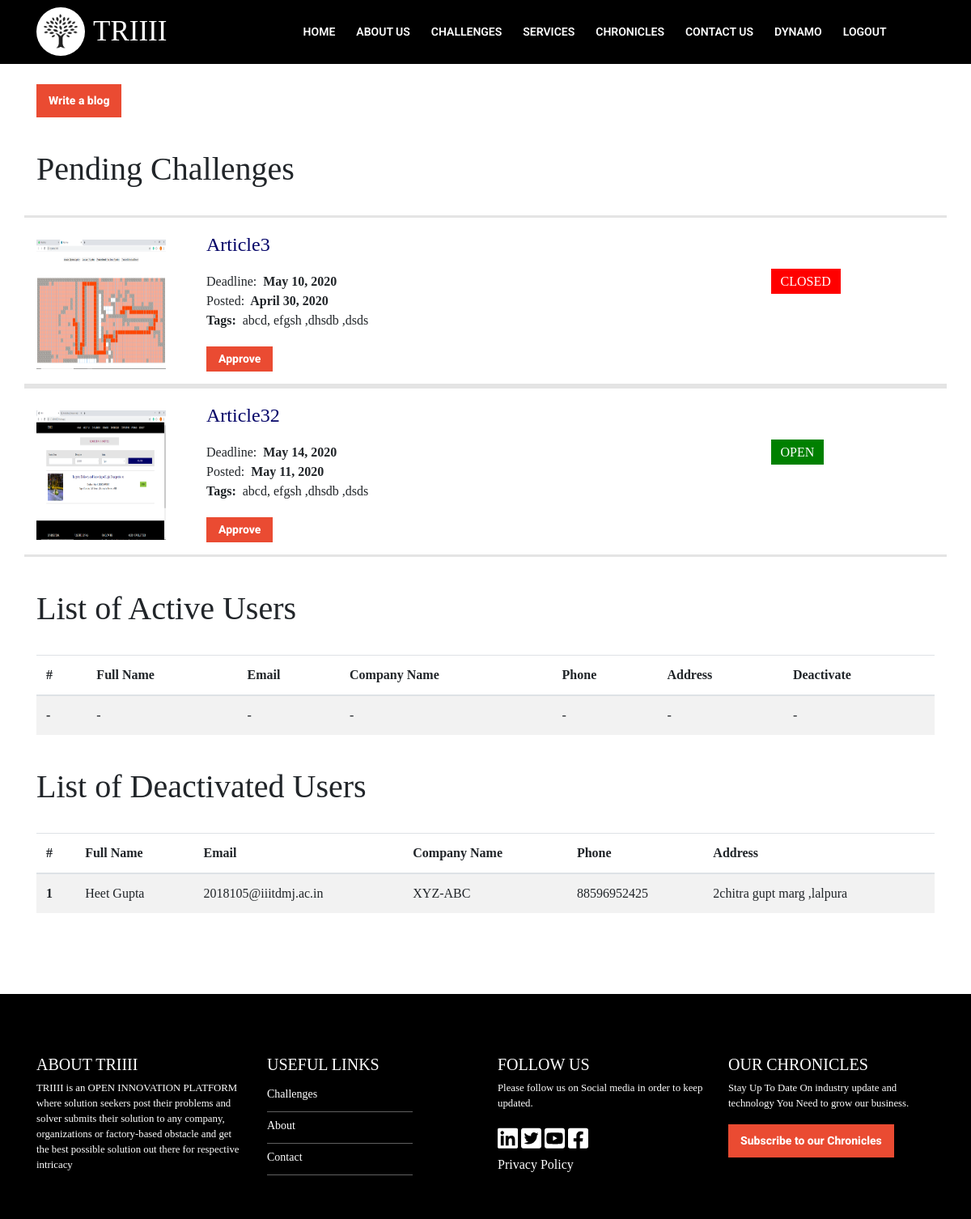
The app's page /realms786admin/ (signed in) with its own data.
### accounts/models.py (models this page shows, shortened)
class User(PermissionsMixin,AbstractBaseUser):
    email = models.EmailField(
        verbose_name='email address',
        max_length=255,
        unique=True,
    )
    username = models.CharField(max_length=250,unique=True)
    signup_time = models.DateTimeField(auto_now_add=True,blank=True,null=True)
    is_active = models.BooleanField(default=True)
    is_staff = models.BooleanField(default=False) # a admin user; non super-user
    is_admin = models.BooleanField(default=False) # a superuser
    is_employee = models.BooleanField(default=False)
    USERNAME_FIELD = 'email'
    REQUIRED_FIELDS = ['username',] # Email & Password are required by default.
    objects = UserManager()

class Profile(models.Model):
    user_id = models.OneToOneField(User,on_delete=models.CASCADE,related_name="UserProfile")
    full_name = models.CharField(max_length=1000)
    company_name = models.CharField(max_length=1000)
    address = models.TextField()
    phone_number = models.CharField(max_length=12)
    area_of_expertise = models.CharField(max_length=100,choices=Constants.EXPERTISE,default='Other')
    avatar = models.ImageField()

### hostChallenge/models.py (models this page shows, shortened)
class Challenges(models.Model):
    title = models.CharField(max_length=1000)
    category = models.CharField(max_length=500,choices=Constants.CATEGORY)
    summary = models.TextField()
    description = models.TextField()
    image = models.ImageField(blank=True,null=True)
    file1 = models.ImageField(blank=True,null=True)
    file2 = models.ImageField(blank=True,null=True)
    file3 = models.ImageField(blank=True,null=True)
    file4 = models.FileField(blank=True,null=True)
    date_posted = models.DateField(auto_now_add=True)
    approved = models.BooleanField(default=False)
    tags = models.CharField(max_length=2500,default="")
    deadline = models.DateField(default=timezone.now)
    status = models.CharField(max_length=100,default="OPEN")
    slug = models.SlugField()
    class Meta:
        unique_together = ('title','date_posted')

### hostChallenge/views.py (the view, shortened to what this page needs)
# urls.py: path('realms786admin/',adminPage,name="AdminPage"),
@login_required
def adminPage(request):
    if request.user.is_admin:
        chs = Challenges.objects.filter(approved=False)
        users = Profile.objects.all().filter(user_id__is_active = True).exclude(user_id = request.user)
        dusers = Profile.objects.all().filter(user_id__is_active = False)
        return render(request,'admin.html',{'chs':chs,'users':users,'dusers':dusers})
    return HttpResponseRedirect('/')

### hostChallenge/templates/admin.html (shortened to what this page needs)
{% extends "base.html" %}
{% load static %}
{% block content %}
    <div class="container">
        <button class="TriiiiBtn btn btn-primary" style="margin-top:25px !important;" id="subscribeSubmit" data-toggle="modal" data-target="#blogModal" >Write a blog</button>
        <div class="row" style="margin:40px 0px 25px 0px;">
            <h1 >Pending Challenges</h1>
        </div>
        {% for cha in chs %}
            <div class="ch row">
                <div class="col-md-2">
                    <img width="160px" height="160px" style="margin-top:12px;" src="/media/{{cha.image}}" />
                </div>
                <div class="col-md-10" style="padding-left:35px;">
                    <div class="row">
                        <div class="col-md-9 challenge-details-column">
                            <div class="challenge-name inno-dark-blue-text media-center">
                            <a class="chead" href="{% url 'ChallengeDetail' slug=cha.slug %}">
                                <p >{{cha.title}}</p>
                            </a>
                            </div>
                        </div>
                    </div>
                    <div class="row">
                        <div class="col-md-9">
                            <div class="byline media-center">Deadline:&nbsp;<strong> {{cha.deadline}} </strong></div>
                            <div class="byline media-center">Posted:&nbsp;<strong> {{cha.date_posted}} </strong></div>
                        </div>
                        <div class="col-md-3 stt" >
                            {% if cha.status == "CLOSED" %}
                                <div class="right media-center" ><span class="status" style="background-color:red;"> {{cha.status}} </span></div>
                            {% else %}
                                <div class="right media-center"><span class="status"> {{cha.status}} </span></div>
                            {% endif %}
                        </div>
                    </div>
                    <div class="row">
                        <div class="col-md-9">
                            <div class="challenge-tags media-center">
                                <span class="label tags-title"><b>Tags:&nbsp;</b></span>
                                <span class="tags-title " title="Chemistry"> {{cha.tags}} </span>
                            </div>
                        </div>
                        <div class="col-md-3"></div>
                    </div>
                    <div class="row">
                        <div class="col-md-9">
                            <div class="challenge-tags media-center">
                                <form method="POST" >{% csrf_token %}
                                    <button type="submit" class="approveBtn">Approve</button>
                                </form>
                            </div>
                        </div>
                    </div>
                </div>
            </div>
        {% endfor %}
        <div class="row" style="margin:40px 0px 25px 0px;">
            <h1 >List of Active Users</h1>
        </div>
        <table class="table table-striped">
        <thead>
            <tr>
                <th scope="col">#</th>
                <th scope="col">Full Name</th>
                <th scope="col">Email</th>
                <th scope="col">Company Name</th>
                <th scope="col">Phone</th>
                <th scope="col">Address</th>
                <th scope="col">Deactivate</th>
            </tr>
        </thead>
        <tbody>
        {% if users %}
        {% for i in users %}
            <tr>
            <th scope="row">{{forloop.counter}}</th>
            <td>{{i.full_name}}</td>
            <td>{{i.user_id.email}}</td>
            <td>{{i.company_name}}</td>
            <td>{{i.phone_number}}</td>
            <td>{{i.address}}</td>
            <td>
                <form method='POST'>{% csrf_token %}
                    <input type="text" hidden value="{{i.user_id.email}}" name="rmemail" />
                    <button style="margin-top:0px;" class="approveBtn" >Deactivate</button>
                </form>
            </td>
            </tr>
        {% endfor %}
        {% else %}
            <tr>
            <th scope="row">-</th>
            <td>-</td>
            <td>-</td>
            <td>-</td>
            <td>-</td>
            <td>-</td>
            <td>-</td>
            </tr>
        {% endif %}
        </tbody>
    </table>
    <div class="row" style="margin:40px 0px 25px 0px;">
            <h1 >List of Deactivated Users</h1>
        </div>
        <table class="table table-striped">
        <thead>
            <tr>
                <th scope="col">#</th>
                <th scope="col">Full Name</th>
                <th scope="col">Email</th>
                <th scope="col">Company Name</th>
                <th scope="col">Phone</th>
                <th scope="col">Address</th>
            </tr>
        </thead>
        <tbody>
        {% if dusers %}
        {% for i in dusers %}
            <tr>
            <th scope="row">{{forloop.counter}}</th>
            <td>{{i.full_name}}</td>
            <td>{{i.user_id.email}}</td>
            <td>{{i.company_name}}</td>
            <td>{{i.phone_number}}</td>
            <td>{{i.address}}</td>
            </tr>
        {% endfor %}
        {% endif %}
        </tbody>
    </table>
    </div>
{% endblock %}

### accounts/templates/base.html (shortened to what this page needs)
{% load static %}
<!DOCTYPE html>
<html lang="en" dir="ltr">
  <head>
    <link rel="stylesheet" href="https://stackpath.bootstrapcdn.com/bootstrap/4.3.1/css/bootstrap.min.css">
    <link rel="stylesheet" src="{% static 'css/landing.css' %}"></link>
  </head>
<body>
<div class="bannerVideoWrapper">
    <nav class="navbar navbar-expand-lg navbar-dark">
        <div class="container pos-f-t headerNavbar clearfix">
        <a style="text-decoration:none;color:white;" href="{% url 'landingPage' %}" >
            <img style="width:60px;height:auto;color:white;background-color:white;border-radius:50%;padding:8px;display:grid !important;" src="{% static 'images/logo.png' %}" />
        </a>
        <a style="text-decoration:none;color:white;" href="{% url 'landingPage' %}" >
            <span class="navbar-brand" style="color:white;margin-left:10px;font-size:35px !important;">TRIIII</span>
        </a>
        <div class="collapse navbar-collapse" id="navbarSupportedContent">
            <ul class="navbar-nav mr-auto">
                <li class="nav-item active">
                    <a class="nav-link one home-link" href="{% url 'landingPage' %}">Home </a>
                </li>
                <li class="nav-item">
                    <a class="nav-link abtus-link" href="{% url 'AboutPage' %}">About Us</a>
                </li>
                <li class="nav-item">
                    <a class="nav-link challenges-link" href="{% url 'ChallengesPage' %}">Challenges</a>
                </li>
                <li class="nav-item">
                    <a class="nav-link services-link" href="{% url 'ServicePage' %}">Services</a>
                </li>
                <li class="nav-item">
                    <a class="nav-link chronicles-link" href="{% url 'BlogPage' %}">Chronicles</a>
                </li>
                <li class="nav-item">
                    <a class="nav-link cntus-link" href="{% url 'ContactUS' %}">Contact Us</a>
                </li>
                {% if user.is_authenticated %}
                <li class="nav-item">
                    <a class="nav-link ppage-link" href="{% url 'ProfilePage' %}" >{{user.username}} </a>
                </li>
                <li class="nav-item">
                    <a class="nav-link logout-link" href="{% url 'logoutpage' %}" >Logout </a>
                </li>
                {% else %}
                <li class="nav-item">
                    <a class="nav-link" > <a class="navvvlink login-link" href="{% url 'loginpage' %}" >Login</a> | <a class="navvvlink signup-link" href="{% url 'signuppage' %}" >SignUp</a> </a>
                </li>
                {% endif %}
            </ul>
        </div>
        </div>
    </nav>
</div>
    {% block content %}
    {% endblock %}
    <footer>
        <div class="pageFooter">
            <div class="container">
                <div class="row">
                    <div class="col-sm-3" style="margin-top:15px">
                        <h5>ABOUT TRIIII</h5>
                        <p style="font-size:0.8em" > TRIIII is  an OPEN INNOVATION PLATFORM where solution seekers post their problems and  solver submits their solution to any company, organizations or factory-based obstacle and get the best possible solution out there for  respective intricacy</p>
                    </div>
                    <div class="col-sm-3" style="margin-top:15px">
                        <h5>USEFUL LINKS</h5>
                        <ul class="footerLinkText colOne-links float-left">
                            <li><a class="ftlink" href="{% url 'ChallengesPage' %}">Challenges</a></li>
                            <li><a class="ftlink" href="{% url 'AboutPage' %}">About</a></li>
                            <li><a class="ftlink" href="{% url 'ContactUS' %}">Contact</a></li>
                        </ul>
                    </div>
                    <div class="col-sm-3" style="margin-top:15px">
                        <h5>FOLLOW US</h5>
                        <p style="font-size:0.8em;">Please follow us on Social media in order to keep updated.</p>
                        <ul class="contactUs" style="margin-bottom:10px;" >
                            <li class="iconLIst">
                            <a href="https://www.linkedin.com/in/triii-organization-3127181a7/" target="_blank" class="socialMediaIcon linkedIn">
                            </a>
                            <a href="https://twitter.com/TRIII18606543" target="_blank" class="socialMediaIcon">
                            </a>
                            <a href="https://twitter.com/TRIII18606543" target="_blank" class="socialMediaIcon">
                            </a>
                            <a href="https://www.facebook.com/Triiii-103268261238590" target="_blank" class="socialMediaIcon">
                            </a>
                            </li>
                        </ul>
                        <a class="ppolicy" href="{% url 'PrivacyPolicy' %}" target="_blank">Privacy Policy</a>
                    </div>
                    <div class="col-sm-3" style="margin-top:15px">
                        <h5>OUR CHRONICLES</h5>
                        <p style="font-size:0.8em;margin-right:0px !important;" >Stay Up To Date On industry update and technology You Need to grow our business.</p >
                        <button class="SubsBtn btn btn-primary my-2 my-sm-0" id="subscribeSubmit" data-toggle="modal" data-target="#subscribeModal" >Subscribe to our Chronicles</button>
                    </div>
                </div>
            </div>
        </div>
    </footer>
  </body>
</html>

### accounts/templates/base.html (style rules this page uses)
.nav-item { font-family: 'roboto', sans-serif; font-size: 1em; line-height: 14px; color: white !important; font-weight:400; padding: 10px 5px; cursor: pointer; }
body { font-family: 'PT Serif', serif !important; }
.nav-link,.navvvlink { font-family: 'roboto', sans-serif; font-size: 14px; line-height: 14px; color: #fff !important; padding: 0px 10px; cursor: pointer; font-weight:600; text-transform:uppercase; }
.navbar { background-color:black !important; z-index:50 !important; }
#navbarSupportedContent { float:right !important; }
.SubsBtn { font-size: 14px; border-radius: 0; border: none; padding: 10px 15px; background-color: #EA4B32; color: #fff; font-family: 'roboto', sans-serif; font-weight: 800 !important; }
* { box-sizing: border-box; }
.TriiiiBtn { font-size: 14px; border-radius: 0; border: none; padding: 10px 15px; background-color: #EA4B32; color: #fff; font-family: 'roboto', sans-serif; font-weight: 800 !important; }
.pageFooter { background: black; color:white; padding: 60px 0 40px 0; margin-top: 100px; }
ul { list-style-type: none; padding: 0; margin: 0; }
.float-left { float: left !important; }
.pageFooter .contactUs li .socialMediaIcon { display: inline-block; width: 25px; height: 25px; background-repeat: no-repeat; }
.pageFooter ul li a { font-size: 14px; line-height: 34px; text-transform: capitalize; }
a { color: white; text-decoration: none; background-color: transparent; }
.colOne-links li { padding-bottom:4px; border-bottom:1px solid rgba(240,240,240,0.4); width:15vw !important; }

### hostChallenge/templates/admin.html (style rules this page uses)
.ch { border-top: 3px solid #e4e4e4; padding-bottom: 15px; padding-top:15px; border-bottom: 3px solid #e4e4e4; }
.chead { margin: 0 0 10px; color:#000067 !important; font-size:1.5em; }
.status { background-color:green; padding:7px 12px; color:black; font-size:1.0em; color:white; }
.approveBtn { font-size: 14px; border-radius: 0; border: none; padding: 5px 15px; background-color: #EA4B32; color: #fff; font-family: 'roboto', sans-serif; font-weight: 800 !important; margin-top:20px; }

### records on screen
User: username "DYNAMO"
Challenges: image (picture), title "Article3", deadline "May 10, 2020", date_posted "April 30, 2020", status "CLOSED", tags "abcd, efgsh ,dhsdb ,dsds"
Challenges: image (picture), title "Article32", deadline "May 14, 2020", date_posted "May 11, 2020", status "OPEN", tags "abcd, efgsh ,dhsdb ,dsds"
Profile: full_name "Heet Gupta", user_id.email "2018105@iiitdmj.ac.in", company_name "XYZ-ABC", phone_number "88596952425", address "2chitra gupt marg ,lalpura"
